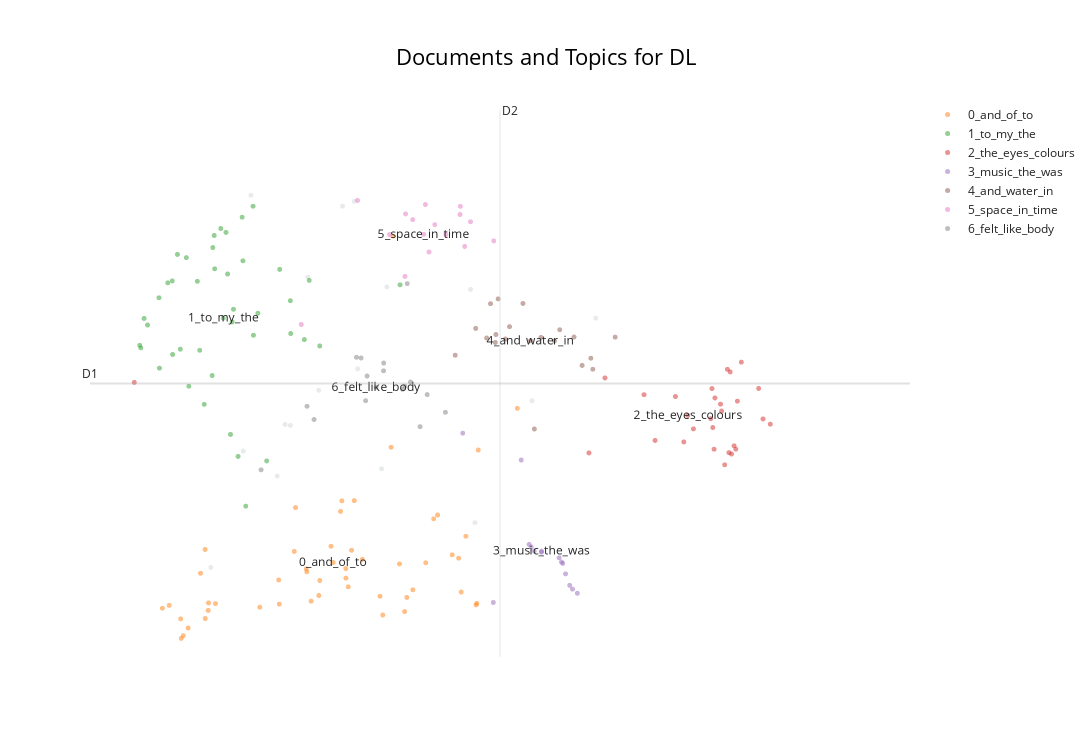

Write notebook code for a chart like this one.
### Code cell
topic_model.visualize_documents(df_reports,title=f'Documents and Topics for {condition}')

### Figure 1 — Plotly figure (JSON) as saved in the notebook; plotly's stock layout.template omitted (floating-point values rounded to 4 significant figures)
{"data": [{"hoverinfo": "text", "hovertext": ["I was everywhere... I saw my partner's nose, her eyes, her glasses, everything like a molecule of air given eyes.", "I was a little afraid at thinking of the gas chambers.", "It was so quick; in and then out.", "Anxiety, loneliness, my inner child screaming for love, screeching.", "There was a being there called Evelyn.", "I was struggling because my mind would go back to a string of thoughts, and to get out of it I had to take a very deep breath.", "I could see how we are all just little sensory machines moving through this realm, bumping off sounds, colours and emotions.", "I saw concave and convex and the hot orange oscillating of being inside a volcano.", "I was awake the whole time; I could not relax or switch off.", "I had a vision of string theory—that everything in the physical world is connected by invisible string particles and concatenations.", "I became a white egret from a dream last week.", "The thought of this not working\nbut in the dream\nin another place.", "I embraced my inner child, allowed it to sulk, scream and cry, coming out with a mix of intense feelings but knowing that I could handle them.", "My heart expanded and I opened my wings to hold the room.", "No one there, not even me.", "I then found myself returning to the world and countryside and gradually getting back to normal everyday life.", null], "marker": {"color": "#CFD8DC", "opacity": 0.5, "size": 5}, "mode": "markers+text", "name": "other", "showlegend": false, "type": "scattergl", "x": [4.224, 4.024, 3.119, 3.786, 6.348, 3.391, 5.335, 5.813, 3.676, 4.322, 5.297, 4.596, 3.742, 3.455, 3.933, 4.551, 4.351], "y": [6.018, 4.02, 2.099, 3.639, 4.803, 3.361, 2.584, 3.905, 3.089, 6.07, 5.114, 5.142, 3.649, 6.135, 5.246, 3.168, 4.253]}, {"hoverinfo": "text", "hovertext": ["Vibration in visuals.", "Very little, occasional passing thoughts of nothing much.", "The loneliness of the moon.", "More scope, mental acceptance, and peace.", "I want one of these at home.", "Strange lights and a sense of relaxation.", "My mind began to wander and reflect on my dreams and goals in a relaxed way, whereas usually I am anxious.", "I fell asleep and woke up with a fresh mindset.", "Physical heaviness.", "Calming sounds, rising elation, curiosity and connection.", "The music conjured up images of Buddhists and other spiritual people...", "Peacefulness and calm.", "A sense of place akin to home, almost a calling or draw to be submerged away from the world and in my own space where I could float and simply exist without any interruptions.", "Complete relaxation, peace of mind, and ready to face whatever happens.", "Some visuals of trees, heat, sun-like experience.", "Some thoughts about mundane everyday things like work, but mainly felt relaxed and able to float into a dreamlike place.", "I experienced a calmness, almost a nothingness, but it was relaxed and peaceful and soothing.", "A bird flying\ncoming closer\ncalm and at peace\na baby\na smiling relative.", "Everything packed into a tiny, insignificant thing.", "Aware of sounds.", "We have 86 billion neurons; no wonder we can have psychedelic experiences.", "Mind really quietened down.", "Physically being the music, especially the percussion and the bass.", "It was relaxing.", "A jacuzzi of lightness.", "Not sure what the purpose of it was except being with the music; certainly not induced to sleep/dream state as bpm too high.", "I had a very nice snooze, thank you.", "It was a beautiful experience of love, peace, harmony, togetherness and freedom.", "Physical lightness.", "Relaxed and peaceful; felt the beats of the music.", "A swivelling vortex of sound.", "The music was both gentle and powerful.", "Relaxed, just about to sleep when music or colour changed.", "This should be available for everyone all the time.", "Helped me with my meditation journey.", "A doorway.", "At first, hearing gongs, I saw myself in Sammi Ling's Buddhist retreat and imagined myself totally relaxing and at peace.", "A bit hot to start.", "Very relaxing.", "Nothingness complete.", "The complexity of the brain can produce a limitless spectrum of experience, from depression to enlightenment.", "Windows into my busy life.", "Breathing is hard.", "Also abstract forms and pink and red colours.", "An acceptance of being in a stressful time, but self-jubilation and inspiration.", "So many different things.", "Almost womb-like.", "Centered in body.", "Deep relaxation, close to falling asleep.", "An unique experience that teaches us how simple it could be to reconnect with our primitive way to feel emotions through sounds and colours.", null], "marker": {"opacity": 0.5, "size": 5}, "mode": "markers+text", "name": "0_and_of_to", "text": ["", "", "", "", "", "", "", "", "", "", "", "", "", "", "", "", "", "", "", "", "", "", "", "", "", "", "", "", "", "", "", "", "", "", "", "", "", "", "", "", "", "", "", "", "", "", "", "", "", "", "0_and_of_to"], "textfont": {"size": 12}, "type": "scattergl", "x": [5.344, 3.071, 4.647, 3.924, 3.158, 4.271, 4.218, 4.207, 2.888, 4.922, 5.198, 4.033, 4.631, 3.92, 5.69, 4.323, 4.39, 4.701, 3.032, 5.219, 5.021, 4.251, 4.745, 4.252, 3.097, 4.562, 4.128, 4.3, 2.866, 4.814, 5.35, 4.763, 4.539, 3.53, 3.819, 3.072, 5.144, 3.1, 4.025, 3.688, 4.988, 3.693, 2.871, 2.713, 3.83, 5.363, 2.77, 2.929, 3.96, 5.258, 4.145], "y": [1.692, 2.293, 5.692, 2.05, 1.706, 1.888, 2.821, 2.706, 1.358, 2.149, 2.198, 1.956, 3.402, 2.083, 3.825, 2.823, 2.187, 2.137, 2.034, 1.831, 2.666, 2.086, 1.619, 1.982, 1.632, 1.582, 2.328, 2.284, 1.54, 1.855, 1.708, 1.773, 1.785, 1.667, 2.272, 1.544, 2.235, 1.713, 1.793, 1.962, 2.626, 1.7, 1.328, 1.655, 2.748, 3.372, 1.686, 1.441, 1.732, 2.437, 2.152]}, {"hoverinfo": "text", "hovertext": ["I flew around the room touching everyone.", "The same set of thoughts occurred thrice, and I inhaled really deep to get past it.", "I can't realize how long that experience was.", "We felt so much love.", "I quite enjoyed the experience.", "I was interested to see what would happen next!", "Felt numb too.", "Still feeling it now.", "I asked him how I was doing and about my husband.", "I think I ought to experience it once more to see if it changes.", "I saw new scenes and reflected on opportunities.", "Ho provato compassione per me stessa e ho realizzato il mio negative self-talking.", "I felt the weight of the people in the room.", "Retrospective thoughts.", "Flashes of my past, seeing my lovely Mum.", "Like I am part of something bigger.", "I had various flashing images of my memories; random events and people in my life kept popping up; nothing lingered, but lots of individual things happened in the memories.", "My thoughts were about connecting with others.", "Just my mind has been there.", "I felt connected.", "This is a thought I had anyway during the dream machine.", "Looking to the past to analyse my future.", "I saw past experiences and reflected on my choices.", "I wish I were here with George and that he created this experience for me.", "It was something very familiar to the soul but not... I experienced several emotions.", "Dopo ho visto una luce rosa luminosa ed ho provato un senso di amore e ho capito che I deserve love and to be loved.", "He told me we were doing important work that was our destiny.", "Pleasant, but should I be seeing something unexpected?", "It filled my mind.", "The moment I die, I want to feel this.", "I arrived stressed, so it took a while to relax.", "He told me he was Francis of Assisi.", "My partner, Dad, my sister, niece and nephew, my friends.", "Initially, I was interested in how others were reacting around me.", "At some point started experimenting and trying to recall the images I liked.", "I couldn't stop the thinking process; I was trying to memorise the visuals and then trying to disconnect but couldn't; I wish I meditated more.", "I began to see the source, the light we all come from, the connection to everything.", "I love all of it; the feeling was amazing and I would come back.", "Then an overwhelming feeling of love and connection to everyone in the room.", "My thoughts have been to somewhere no one has been to.", "It was successful 50% of the time.", null], "marker": {"opacity": 0.5, "size": 5}, "mode": "markers+text", "name": "1_to_my_the", "text": ["", "", "", "", "", "", "", "", "", "", "", "", "", "", "", "", "", "", "", "", "", "", "", "", "", "", "", "", "", "", "", "", "", "", "", "", "", "", "", "", "", "1_to_my_the"], "textfont": {"size": 12}, "type": "scattergl", "x": [3.473, 3.284, 3.298, 3.147, 3.309, 2.559, 4.033, 3.789, 2.758, 2.588, 2.522, 3.064, 3.382, 2.798, 3.026, 3.151, 3.13, 2.795, 3.786, 3.26, 4.706, 2.863, 2.688, 3.697, 3.476, 3.202, 2.913, 2.532, 3.514, 3.903, 3.587, 2.839, 3.006, 2.684, 2.935, 3.348, 3.388, 3.136, 3.246, 3.944, 3.412, 3.224], "y": [6.017, 3.541, 4.761, 5.7, 4.899, 4.8, 4.501, 4.636, 5.186, 4.728, 4.508, 3.867, 5.898, 4.409, 4.454, 5.338, 4.18, 5.206, 4.992, 5.281, 5.164, 4.466, 4.26, 5.332, 4.617, 5.775, 5.459, 4.48, 4.856, 4.57, 3.254, 5.494, 5.202, 5.024, 4.064, 3.303, 5.425, 5.569, 5.733, 5.212, 2.763, 4.803]}, {"hoverinfo": "text", "hovertext": ["It was dark, but also a brilliant blue.", "The colours I saw when my eyes were shut were very brief, fleeting and nebulous hues, no specific patterns.", "Towards the end, maybe a quarter, I started having really intense visuals of ripples and looking up into a tower.", "I saw a different colour to the lights that were in the centre when I closed my eyes.", "We were told at the start that we could keep our eyes open, so I did a lot as I thought it was more of a light show, so I didn't get the whole idea or impact of flickering lights on closed eyes.", "Once I went past that it was blank.", "I didn't experience visual or aural so-called \"hallucinations\".", "Otherwise, interesting but confusing experience, not much visions either.", "I did not see anything except for the flickering lights.", "It was a bit weird; I know that my brain is trying to create something by itself; I felt different things based on the colour.", "I saw a grey pulsing heart float across my mind.", "It was near impossible to keep my eyes open.", "Un cerchio non uniforme verde e blu che usciva da uno spazio nero: in quel momento percepivo questo come un simbolo di me stessa che scevo.", "The colours behind my closed eyes swapped to the opposite colour or the colour spectrum of that on the screen.", "I can't recognise the colour actually, but I can feel the light dimming.", "Don't think the lights were in sync, too, to go with music well...", "After a while, I began to relax, and the changing colours made me feel safe and happy.", "Got many vivid visions, saw lots of colours, my bedroom, old TV shows, video games, cities...", "I did not experience visuals and colours.", "I had no sense of the grating sounds towards the end except they were the colour turquoise, which gradually turned to black and nothingness.", "Interested to experience different darkness when different colours were projected.", "I mostly saw grey geometric shapes.", "The colours made patterns when I had my eyes closed—almost like a weave of colours in a woollen fabric.", "Had my eyes shut most of the time; was aware of colours changing.", "Un cerchio giallo con i contorni rossi che si ingrandiva a seconda del mio respiro.", "I opened my eyes, but thought the centre lights were mild and not that impressive.", "I enjoyed the colours on the ceiling.", null], "marker": {"opacity": 0.5, "size": 5}, "mode": "markers+text", "name": "2_the_eyes_colours", "text": ["", "", "", "", "", "", "", "", "", "", "", "", "", "", "", "", "", "", "", "", "", "", "", "", "", "", "", "2_the_eyes_colours"], "textfont": {"size": 12}, "type": "scattergl", "x": [6.753, 7.536, 6.425, 7.313, 7.523, 7.086, 7.812, 2.477, 7.465, 7.323, 7.569, 7.508, 7.476, 7.403, 7.341, 7.43, 6.291, 7.016, 7.751, 7.33, 7.167, 7.714, 7.395, 7.348, 7.452, 7.487, 6.846, 7.12], "y": [3.973, 3.902, 4.154, 3.712, 3.381, 3.46, 3.652, 4.106, 3.344, 4.039, 4.326, 3.418, 4.219, 3.794, 3.381, 3.211, 3.341, 3.952, 3.709, 3.616, 3.601, 4.04, 3.869, 3.937, 4.248, 3.329, 3.476, 3.748]}, {"hoverinfo": "text", "hovertext": ["I tried to really focus on the listening, and in doing so the music and my imagination took me to different places.", "Punctuated by the audio as it heightened and when it was most loud.", "Emptiness in my mind; I was consumed by the power of the music.", "My visual experience would change a lot with the music.", "At times I felt transported to a meadow full of flowers in spring, and then the sound of the bells took me to a mountaintop.", "As the pace gathered further, I was on a train, speeding through countryside, then through time and space until the music reached a climax.", "I became more and more relaxed as the music progressed further with its journey.", "The music took me on a whole journey; I was completely surrounded.", "As the music's pace and volume increased, I saw horses galloping at increasing speed and, at some point, I was on a horse too.", "At one point I think I was milking a cow in a field with someone playing the piano.", "Quando la musica è diventata intensa ho provato ansia e paura e questo ha rafforzato la mia depressione.", "Thick, hot air saturated with the soundwaves which I was inhaling.", "I watched the room rise and fall with the music.", "Music wasn't just in the space, it was the space.", null], "marker": {"opacity": 0.5, "size": 5}, "mode": "markers+text", "name": "3_music_the_was", "text": ["", "", "", "", "", "", "", "", "", "", "", "", "", "", "3_music_the_was"], "textfont": {"size": 12}, "type": "scattergl", "x": [5.806, 5.489, 5.789, 5.832, 5.723, 6.129, 6.095, 6.041, 6.153, 6.194, 6.061, 5.232, 6.071, 5.892, 5.893], "y": [2.321, 1.718, 2.348, 2.275, 3.263, 1.904, 2.028, 2.202, 1.863, 1.817, 2.156, 3.554, 2.142, 2.263, 2.275]}, {"hoverinfo": "text", "hovertext": ["I saw myself flaring, whirling, in water, in the air, becoming one with what I floated in.", "I felt like being at water first, then in the womb, then the birth and the light of this world, also at some point being in a bee's panel.", "I met a being, long and blue, with not much of a defined form.", "I was in a land (not anywhere on Earth); it was another planet, with animals, but they were not the usual colours—a yellow elephant, a blue gorilla.", "I went on a train, underwater, saw seas of colour and pulsing shapes.", "I saw a starry night and being in blue, warm water and a blue butterfly.", "I turned into a mermaid and watched them on the land as I swam away with turtles and fishes.", "I saw some different landscapes.", "A sense of truth, the ocean and the beach, sunrise and sunsets, and further along into space and finally back to the deepest ocean.", "And it also felt like being inside an ocean.", "It felt like I was deep in the ocean.", "First drowning in that sound, then learning how to swim and enjoy it and heal.", "I saw a lot of imagery and colours, especially images of water, ripples of water, snowscapes, drops of water falling.", "We then started gently running towards the sea.", "I wasn't drowning; instead, it felt like that's where I was meant to be.", "Places and waves and an animal.", "Then things changed and it became very pink and I was in the clouds.", "Then I became a manta ray and drifted.", "I saw a lot of animals, ones which I used to not like, like reptiles, but this time I liked them and they seemed adorable.", null], "marker": {"opacity": 0.5, "size": 5}, "mode": "markers+text", "name": "4_and_water_in", "text": ["", "", "", "", "", "", "", "", "", "", "", "", "", "", "", "", "", "", "", "4_and_water_in"], "textfont": {"size": 12}, "type": "scattergl", "x": [5.341, 5.169, 6.511, 6.165, 6.234, 6.307, 5.889, 5.833, 5.737, 5.433, 5.51, 5.591, 6.323, 5.625, 5.506, 6.046, 5.529, 5.465, 6.002, 5.801], "y": [4.692, 4.4, 4.597, 4.597, 4.29, 4.368, 4.593, 3.6, 4.962, 4.587, 4.625, 4.576, 4.248, 4.71, 4.539, 4.677, 5.012, 4.96, 4.555, 4.557]}, {"hoverinfo": "text", "hovertext": ["I made up stories in my head in a narrative way, imagining being on a spaceship with aliens communicating via sounds and colours, and this was nice escapism from stress.", "It is like I am in a dream, in a movie.", "My mind is a jellyfish, suspended in space.", "Some visuals of space and deep ocean.", "I thought I was drifting in space.", "Constant thoughts coming towards me as I batted them away into the sky.", "I don't feel the time.", "It felt like a journey through the cosmos.", "Reminded me of 2001: Space Odyssey.", "The feeling of freedom, of being in time and space.", "Floating in space.", "Flying through a lot of shapes, light, space.", "An experience like time travelling, or as I imagine it.", "I saw everything, the universe, the multiverse, all of time, and emerged in someone's sleeve.", "Travelling at the speed of light as galaxies whizz past.", null], "marker": {"opacity": 0.5, "size": 5}, "mode": "markers+text", "name": "5_space_in_time", "text": ["", "", "", "", "", "", "", "", "", "", "", "", "", "", "", "5_space_in_time"], "textfont": {"size": 12}, "type": "scattergl", "x": [4.949, 4.747, 5.248, 5.492, 5.091, 5.21, 3.878, 4.753, 4.998, 4.813, 5.297, 5.212, 4.618, 4.349, 4.919, 4.905], "y": [5.52, 5.255, 5.58, 5.641, 5.708, 5.927, 4.734, 5.933, 5.817, 5.871, 5.849, 6.016, 5.709, 6.08, 6.035, 5.712]}, {"hoverinfo": "text", "hovertext": ["Then it felt like a type of death experience as I descended into the underworld.", "I felt myself go down through the layers of the earth into a moss land.", "There is a moment... I feel like I was drawn back to my body and the environment.", "Woman next to me was sniffing, so I had to move and it was difficult to get back in.", "I felt intensely anxious and a bit suffocated but also knowing that I've got this.", "I felt like my body was light and fuzzy, like I wasn't sitting on anything.", "Detachment, as though my body was in one box, mind in another, and my anxiety came from that lack of control.", "I tried hard to immerse myself into the dream state but failed.", "Towards the end, in darkness, I felt I was being wrapped in metal, in strips.", "I felt like my body kept sinking or dropping to another level... into the seat and into itself.", "Felt like I had a pee without peeing.", "It felt like a drug trip at some points.", "I also felt numb and tingly throughout it at different points.", "I also felt like I was dreaming of random objects and my mind started to create stories like it does when I am dreaming.", "Felt as though I was moving through a tunnel at first.", "At that point, I felt I'd left my body—fully immersed in the sound and light.", null], "marker": {"opacity": 0.5, "size": 5}, "mode": "markers+text", "name": "6_felt_like_body", "text": ["", "", "", "", "", "", "", "", "", "", "", "", "", "", "", "", "6_felt_like_body"], "textfont": {"size": 12}, "type": "scattergl", "x": [4.794, 4.934, 4.874, 4.417, 3.926, 4.569, 3.985, 3.541, 4.746, 4.568, 4.341, 4.43, 4.38, 4.767, 4.728, 5.087, 4.505], "y": [4.11, 3.973, 3.625, 3.907, 3.846, 4.315, 3.703, 3.157, 4.065, 4.231, 4.378, 4.174, 4.371, 5.177, 4.031, 3.781, 4.053]}], "layout": {"annotations": [{"showarrow": false, "text": "D1", "x": 2.105, "y": 4.092, "yshift": 10}, {"showarrow": false, "text": "D2", "x": 5.545, "xshift": 10, "y": 7.055}], "height": 750, "shapes": [{"line": {"color": "#CFD8DC", "width": 2}, "type": "line", "x0": 5.545, "x1": 5.545, "y0": 1.129, "y1": 7.055}, {"line": {"color": "#9E9E9E", "width": 2}, "type": "line", "x0": 2.105, "x1": 8.984, "y0": 4.092, "y1": 4.092}], "title": {"font": {"color": "Black", "size": 22}, "text": "Documents and Topics for DL", "x": 0.5, "xanchor": "center", "yanchor": "top"}, "width": 1200, "xaxis": {"visible": false}, "yaxis": {"visible": false}}}
